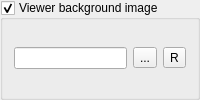
         <widget class="QGroupBox" name="BGNDImageMaker">
          <property name="sizePolicy">
           <sizepolicy hsizetype="MinimumExpanding" vsizetype="Preferred">
            <horstretch>0</horstretch>
            <verstretch>0</verstretch>
           </sizepolicy>
          </property>
          <property name="maximumSize">
           <size>
            <width>410</width>
            <height>16777215</height>
           </size>
          </property>
          <property name="title">
           <string>Viewer background image</string>
          </property>
          <property name="checkable">
           <bool>true</bool>
          </property>
          <property name="checked">
           <bool>true</bool>
          </property>
          <layout class="QGridLayout" name="gridLayout_10">
           <item row="0" column="0">
            <layout class="QHBoxLayout" name="horizontalLayout_5">
             <item>
              <widget class="QLineEdit" name="BGNDImageFileMaker">
               <property name="readOnly">
                <bool>true</bool>
               </property>
              </widget>
             </item>
             <item>
              <widget class="QToolButton" name="BGNDImageFileBrowseMaker">
               <property name="text">
                <string>...</string>
               </property>
              </widget>
             </item>
             <item>
              <widget class="QToolButton" name="BGNDImageFileReloadMaker">
               <property name="text">
                <string>R</string>
               </property>
              </widget>
             </item>
            </layout>
           </item>
          </layout>
         </widget>
